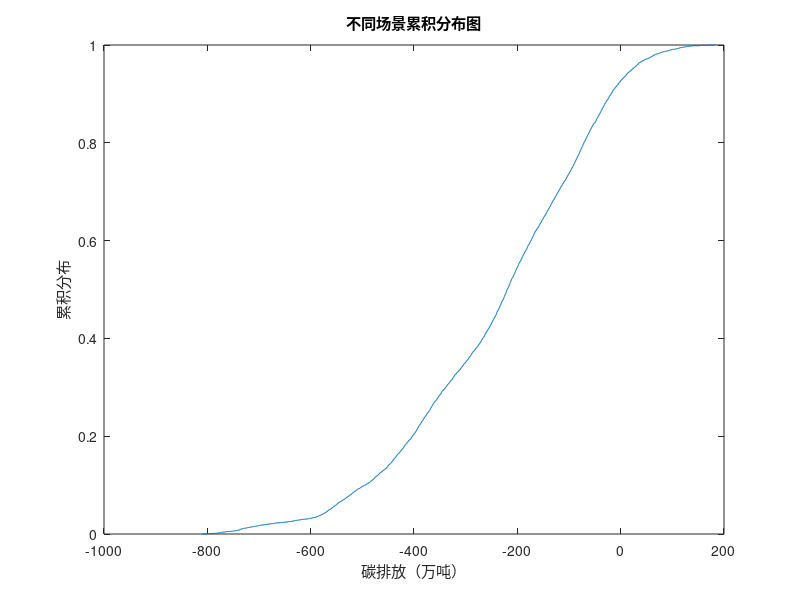

MATLAB code to generate this figure:
clc;clear
%相比于prototype1优先使用这个。增加了燃烧的CH4和N2O，不考虑塑料的回收，增加了计时器功能，增加了含碳量的可能性，热能转化效率为80%
%搭建参数库

%不变量
disel_e = 33;%1L汽油含有33MJ能量
disel_c = 2.7;%1L汽油碳排放2.7kg CO2e
electricity_e = 3.6;%1度电能量3.6MJ
waste_fuel_e = [[28.38,13.27,8.02,9.9]];%塑料、纺织物、竹木、纸张"湿基"热值 MJ/kg
raw_material_c = [1.8,2.21,0.0345];%塑料、Fe回收、土原材料碳排放kgCO2e/kg；


%填埋场组分参数
waste_weight = 13882400;%吨
water_content = 0.57;
%湿基塑料、纺织物、竹木、纸张、金属、粗细颗粒土含量
waste_content_wet = [[0.35,0.1,0.0298,0,0.0075,0.4498]];
%干基塑料、纺织物、竹木、纸张、金属、粗细颗粒土含量
waste_content_dry = [[0.3461,0.0871,0.0256,0,0.016,0.448]];
%湿基组分含水率塑料、纺织物、竹木、纸张、金属、粗细颗粒土
waste_content_water = [0.05,0.3,0.4,0.45,0.01,0.3];
C_content = [[0.7,0.4,0.3,0.4]];%塑料、纺织物、竹木、纸张碳含量




%开挖
excavate = [1.3,1.4,1.5];
excavate_b = 1.3;%开挖一吨垃圾油耗1.3-1.5L/t
excavate_v = 0.2;

%筛分
screen = [5.71,19.44,35];%开挖用电kWh/t
screen_b = 30;
screen_v = 10;
%筛分中轻质物中：塑料、纺织物、竹木、纸张；Fe提取效率
extraction_efficiency = [[0.7,0.9,0.9,0.9,0.9];[0.75,0.75,0.8,0.85,0.7]];

%运输
transport_c = [0.52,0.17,0.085];%kgCO2e/tkm
distance_Fe = [750,500,250];%km
distance_plastic = [750,500,250];%km
distance_other_waste_fuel = [150,100,50];%km
distance_coarse_soil = [150,100,50];%km
distance_fine_soil = [450,300,150];%km

%替代碳排放
Fe_cr = [1.57,0.94,0.38];%生产原材料铁碳排减去二次加工碳排kg CO2e/kg
plastic_cr = [2.62,1.53,0.49];%生产原材料塑料碳排减去二次加工碳排kg CO2e/kg
soil_cr = [5.58,1.74,0.85];%骨料开采碳排放kg CO2e/t
%替代原材料的程度，Fe、塑料
substitution_factor = [[0.6,1];[0.2,0.5]];
electricity_cr = 0.58955;%一度电0.58955kgCO2e/kWh
heat_cr = [0.147,0.073,0.005];%kgCO2e/MJ

%能量转化效率
w2e = [0.15,0.3,0.4];%发电能量转化效率
heat = [0.38,0.65];%热利用能量转化效率


%计算

n=10000;%运行次数
f=zeros(n,1);


for i =1:n%可以用parfor

    excacate_r = datasample(excavate,1);
    screen_r = datasample(screen,1);
    transport_c_r = datasample(transport_c,1);
    distance_Fe_r = datasample(distance_Fe,1);
    distance_plastic_r = datasample(distance_plastic,1);
    distance_other_waste_fuel_r = datasample(distance_other_waste_fuel,1);
    distance_coarse_soil_r = datasample(distance_coarse_soil,1);
    extraction_efficiency_r = datasample([1,2],1); %该循环的提取效率选择
    substitution_factor_r = datasample([1,2],1); %该循环的原材料替代选择
    Fe_cr_r = datasample(Fe_cr,1);
    plastic_cr_r = datasample(plastic_cr,1);
    soil_cr_r = datasample(soil_cr,1);
    heat_cr_r = datasample(heat_cr,1);
    w2e_r = datasample(w2e,1);


    CE_excavate = waste_weight * excacate_r * disel_c;%挖掘碳排放kgCO2e

    CE_screen = waste_weight * screen_r * electricity_cr;%筛分用电碳排放kgCO2e

    waste_fuel_C = 0;%燃烧碳排放，轻质物干基*提取效率*含碳率
    for j = 2:4
        waste_fuel_C = waste_fuel_C + waste_content_dry(j) ...
            *extraction_efficiency(extraction_efficiency_r,j)*C_content(j);
    end
    CE_waste_fuel = waste_weight*(1-water_content) ...
        *waste_fuel_C*0.9*44/12;%90%的燃烧效率，单位吨



    CE_T_Fe = waste_weight*waste_content_wet(5)*(1-waste_content_water(5)) ...
        *distance_Fe_r * transport_c_r;%单位kg CO2

    CE_T_plastic = waste_weight * waste_content_wet(1) ...
        * (1-waste_content_water(1)) * distance_plastic_r *transport_c_r;%单位kg CO2

    tp = 0;%临时参数，织物、竹木、纸张，湿基占比
    for j = 2:4
        tp = tp + waste_content_wet(j);
    end
    CE_T_other_waste_fuel = waste_weight * tp * distance_other_waste_fuel_r ...
        * transport_c_r;%单位kg CO2

    CE_T_soil = waste_weight * waste_content_wet(6) * distance_coarse_soil_r ...
        * transport_c_r;%单位kgCO2


    

    CR_Fe = waste_weight*waste_content_wet(5)*(1-waste_content_water(5)) ...
        * extraction_efficiency(extraction_efficiency_r,5) ...
        * substitution_factor(substitution_factor_r,2) ...
        *Fe_cr_r;%单位 吨CO2
    CR_plastic = waste_weight * waste_content_wet(1) * (1-waste_content_water(1)) ...
        * extraction_efficiency(extraction_efficiency_r,1) ...
        *substitution_factor(substitution_factor_r,1) ...
        *plastic_cr_r;%单位 吨CO2

    waste_fuel_MJ = 0;
    for j = 2:4
        waste_fuel_MJ = waste_fuel_MJ + waste_content_wet(j) ...
            *extraction_efficiency(extraction_efficiency_r,j) ...
            *waste_fuel_e(j);%MJ百分比,单位MJ/kg
    end
    CR_electricity = waste_weight * waste_fuel_MJ * 1000 * w2e_r ...
        / electricity_e * electricity_cr;%单位kgCO2

    if w2e_r == 2
        heat_r = 1;
    elseif w2e_r == 3
        heat_r = 1;
    else 
        heat_r = datasample([1,2],1);
    end
    CR_heat = waste_weight * waste_fuel_MJ * 1000 * heat_r ...
        * heat_cr_r;%单位kgCO2

    CR_soil = waste_weight * waste_content_wet(6) * (1-waste_content_water(6)) ...
        * soil_cr_r;%单位kgCO2

    F= CE_excavate*0.001 + CE_screen * 0.001 + CE_waste_fuel  ...
        + (CE_T_Fe + CE_T_plastic + CE_T_other_waste_fuel + CE_T_soil)*0.001 ...
        - (CR_Fe + CR_plastic + (CR_electricity + CR_heat + CR_soil)*0.001);
    f(i) = F;

    disp(i);
end

%单位换算成万吨
for i = 1:n
    f(i)=f(i)*1000/1388/10000;%换算成每吨陈腐垃圾排放kgCO2/t
end

%将结果进行升序
%f_sort = sort(f); 

figure1 = cdfplot(f);
hold on
xlabel('碳排放（万吨）');
ylabel('累积分布');
title('不同场景累积分布图');
%legend('正态分布数据');
grid off;













